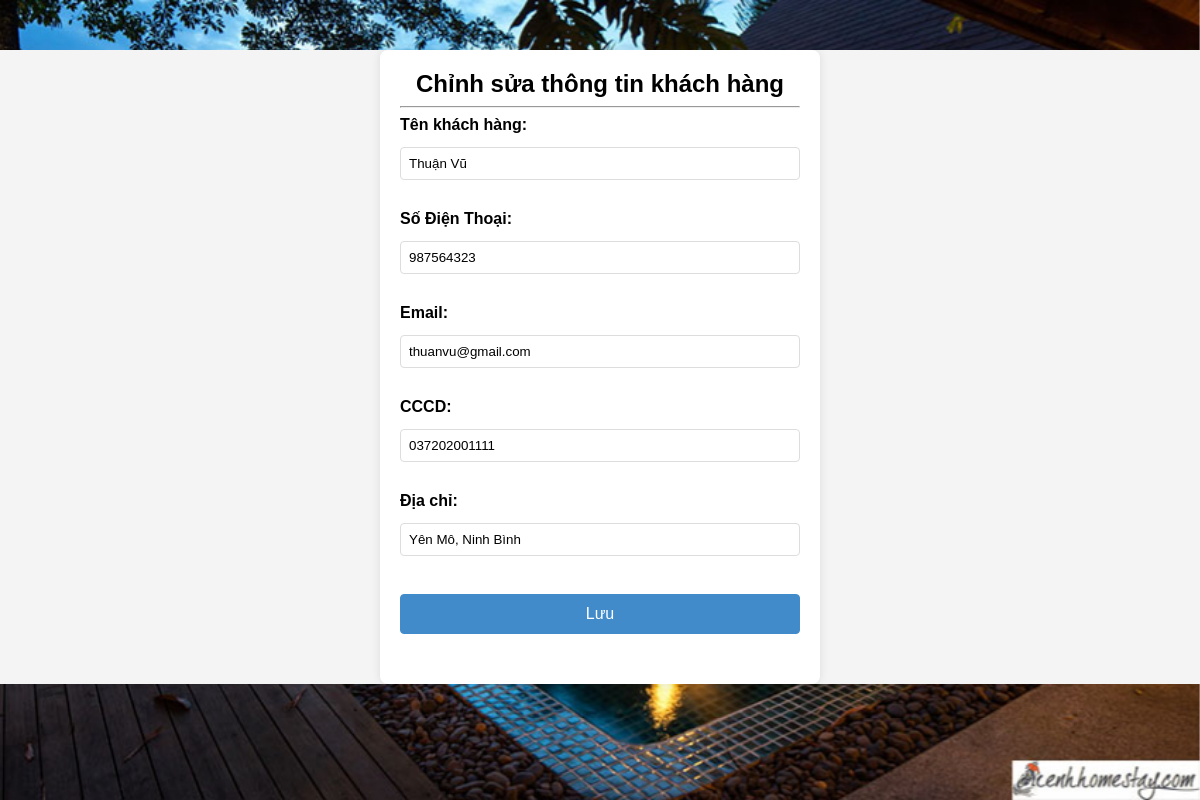
Page /admin/edit_khachhang.php?id=1 (signed in) on the committed database.
### tables this page shows
CREATE TABLE `ttkhachhang` (
  `IDKH` varchar(10) NOT NULL,
  `TENKH` varchar(200) NOT NULL,
  `CCCD` varchar(30) NOT NULL,
  `SDT` int(20) NOT NULL,
  `EMAIL` varchar(200) NOT NULL,
  `DIACHI` varchar(200) NOT NULL
);

### admin/edit_khachhang.php (the view, shortened to what this page needs)
<?php
include('db.php');
if (isset($_GET['id'])) {
    $id = $_GET['id'];
    $query = "SELECT * FROM ttkhachhang WHERE IDKH = $id";
    $result = mysqli_query($con, $query);
    if (mysqli_num_rows($result) == 1) {
        $row = mysqli_fetch_assoc($result);
        ?>
        <!DOCTYPE html>
        <html lang="en">
        <head>
            <link rel="stylesheet" href="style.css">
        </head>
        <body>
            <div class="container">
            <img src="imag/nen.jpg" class="hinhnen">
                <h2>Chỉnh sửa thông tin khách hàng</h2>
                <hr>
                <form action="update_khachhang.php" method="POST">
                    <div class="form-group">
                        <label for="tenks">Tên khách hàng:</label>
                        <input type="text" name="tenkh" value="<?php echo $row['TENKH']; ?>">
                    </div>
                    <div class="form-group">
                        <label for="sdt">Số Điện Thoại:</label>
                        <input type="text" name="sdt" value="<?php echo $row['SDT']; ?>">
                    </div>
                    <div class="form-group">
                        <label for="email">Email:</label>
                        <input type="text" name="email" value="<?php echo $row['EMAIL']; ?>">
                    </div>
                    <div class="form-group">
                        <label for="cccd">CCCD:</label>
                        <input type="text" name="cccd" value="<?php echo $row['CCCD']; ?>">
                    </div>
                    <div class="form-group">
                        <label for="dc">Địa chỉ:</label>
                        <input type="text" name="dc" value="<?php echo $row['DIACHI']; ?>">
                    </div>
                    <div class="form-group">
                        <input type="submit" value="Lưu" name="save">
                    </div>
                </form>
            </div>
        </body>
        </html>
        <?php
    } else {
        echo "Record not found.";
    }
} else {
    echo "Invalid request.";
}
?>

### admin/assets/css/style.css (style rules this page uses)
html, body { margin:0; font-size: 100%; font-family: 'Lato', sans-serif; background: #fff; }
input[type="button"],input[type="submit"] { transition:0.5s all; -webkit-transition:0.5s all; -moz-transition:0.5s all; -o-transition:0.5s all; -ms-transition:0.5s all; }
h1,h2,h3,h4,h5,h6 { margin:0; font-family: 'Federo', sans-serif; font-weight: 600; }
label { margin:0; }

### admin/edit_khachhang.php (style rules this page uses)
body { font-family: Arial, sans-serif; background-color: #f4f4f4; margin: 0; }
.hinhnen { position: fixed; top: 0; left: 0; width: 100%; height: 100%; z-index: -1; }
.container { max-width: 400px; margin: 50px auto; background-color: #fff; padding: 20px; border-radius: 8px; box-shadow: 0 0 10px rgba(0, 0, 0, 0.1); }
h2 { text-align: center; }
.form-group { margin-bottom: 15px; }
label { display: block; font-weight: bold; margin-bottom: 5px; }
input { width: 100%; padding: 8px; margin-top: 8px; margin-bottom: 15px; border: 1px solid #ddd; border-radius: 4px; box-sizing: border-box; }
input[type="submit"] { background-color: #428bca; color: white; padding: 10px 20px; border: 1px solid #428bca; border-radius: 4px; cursor: pointer; font-size: 16px; }

### rows in the picture
ttkhachhang: tenkh "Thuận Vũ", sdt "987564323", email "thuanvu@gmail.com", cccd "037202001111", dc "Yên Mô, Ninh Bình"
